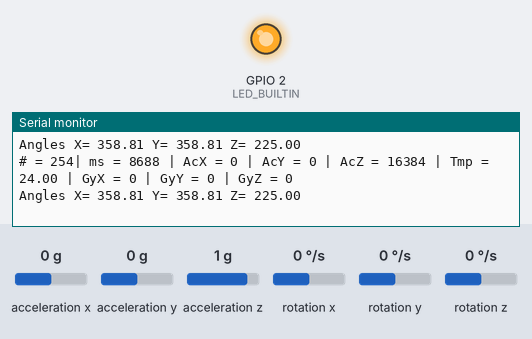
This sketch was run on a simulated ESP8266 (Wemos D1 mini). Shown: output pins drawn as LEDs (lit = HIGH, except the on-board LED, lit = LOW), the last lines printed to the serial monitor. Wiring (inferred from the names in the program): MPU-6050 motion sensor at I2C address 0x68. The test bench sets the inputs (shaded band); at power-on: rotation y 0 °/s, acceleration x 0 g, acceleration y 0 g, acceleration z 1 g, rotation x 0 °/s, rotation z 0 °/s. WiFi joins after 1.5 s; servers stay silent unless stated.

Above: at 8.7 s.
8.8 s: rotation y set to 6 °/s
At 9.5 s:
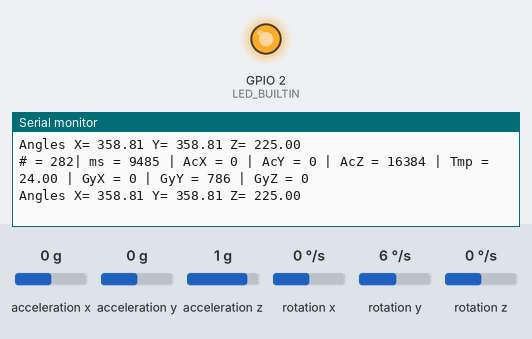
10.3 s: rotation y set to 9 °/s
At 11.0 s:
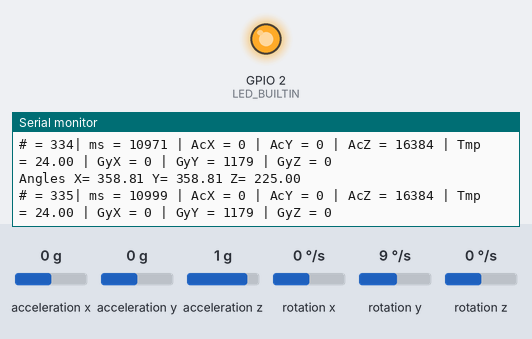

Measured:
- the behaviour switches between 7 and 8 °/s on rotation y (found by bisection; images 1 and 2)

The sketch:

MPU6050-udp-telemetry.ino
```cpp
#include <ESP8266WiFi.h>
#include <WiFiUdp.h>
#include <WiFiServer.h>
#include <WiFiClient.h>
#include<Wire.h>

//#include <UbidotsMicroESP8266.h>
//#define TOKEN "XXXXXXXXXXXXXXXXXXXXXX" // Put here your Ubidots TOKEN
char * ssid = "OpenWrt"; // Put your WiFi SSID here
char * pass = "oW329bTdVmYJ"; // Put your Wifi Password here
//Ubidots client(TOKEN);

const int MPU_addr = 0x68; // I2C address of the MPU-6050

WiFiUDP udp;
boolean wifiConnected = false;
//int16_t AcX, AcY, AcZ, Tmp, GyX, GyY, GyZ;
IPAddress ip (10,1,1,110); // the remote IP address
const unsigned int port = 12345;      // port to send UDP packets
int status = WL_IDLE_STATUS;
uint32_t counter;

int minVal=265; int maxVal=402;

struct MPUtelemetry {
  char magic[5];
  unsigned long counter;
  unsigned long ms;
  int16_t AcX, AcY, AcZ, Tmp, GyX, GyY, GyZ;
};

MPUtelemetry tm = {"tele",0,0,0,0,0,0,0,0};

void setup() {
  //client.wifiConnection(WIFISSID, PASSWORD);
  pinMode(LED_BUILTIN, OUTPUT);

  Wire.begin();
  Wire.beginTransmission(MPU_addr);
  Wire.write(0x6B); // PWR_MGMT_1 register
  Wire.write(0); // set to zero (wakes up the MPU-6050)
  Wire.endTransmission(true);

  Serial.begin(115200);

  Serial.print("Packet size: ");
  Serial.println(sizeof(MPUtelemetry));

// Connect to WiFi network
  Serial.println();
  Serial.println();
  Serial.print("Connecting to ");
  Serial.println(ssid);

  WiFi.begin(ssid, pass);

  while (WiFi.status() != WL_CONNECTED) {
    delay(500);
    Serial.print(".");
  }
  Serial.println("");
  Serial.println("WiFi connected");

  Serial.println("\nStarting connection to server...");
  // if you get a connection, report back via serial:
  udp.begin(port);
  counter = 0;
}

void loop() {
  Wire.beginTransmission(MPU_addr);
  Wire.write(0x3B); // starting with register 0x3B (ACCEL_XOUT_H)
  Wire.endTransmission(false);
  Wire.requestFrom(MPU_addr, 14, true); // request a total of 14 registers
  tm.AcX = Wire.read() << 8 | Wire.read(); // 0x3B (ACCEL_XOUT_H) & 0x3C (ACCEL_XOUT_L)
  tm.AcY = Wire.read() << 8 | Wire.read(); // 0x3D (ACCEL_YOUT_H) & 0x3E (ACCEL_YOUT_L)
  tm.AcZ = Wire.read() << 8 | Wire.read(); // 0x3F (ACCEL_ZOUT_H) & 0x40 (ACCEL_ZOUT_L)
  tm.Tmp = Wire.read() << 8 | Wire.read(); // 0x41 (TEMP_OUT_H) & 0x42 (TEMP_OUT_L)
  tm.GyX = Wire.read() << 8 | Wire.read(); // 0x43 (GYRO_XOUT_H) & 0x44 (GYRO_XOUT_L)
  tm.GyY = Wire.read() << 8 | Wire.read(); // 0x45 (GYRO_YOUT_H) & 0x46 (GYRO_YOUT_L)
  tm.GyZ = Wire.read() << 8 | Wire.read(); // 0x47 (GYRO_ZOUT_H) & 0x48 (GYRO_ZOUT_L)

  Serial.print("# = "); Serial.print(counter);
  Serial.print("| ms = "); Serial.print(millis());
  //Serial.print(" | Packet size: ");
  //Serial.print(sizeof(MPUtelemetry));
  Serial.print(" | AcX = "); Serial.print(tm.AcX);
  Serial.print(" | AcY = "); Serial.print(tm.AcY);
  Serial.print(" | AcZ = "); Serial.print(tm.AcZ);
  Serial.print(" | Tmp = "); Serial.print(tm.Tmp / 340.00 + 36.53); //equation for temperature in degrees C from datasheet
  Serial.print(" | GyX = "); Serial.print(tm.GyX);
  Serial.print(" | GyY = "); Serial.print(tm.GyY);
  Serial.print(" | GyZ = "); Serial.println(tm.GyZ);
  tm.counter = counter;
  counter++;

  //Wire.beginTransmission(MPU_addr); Wire.write(0x3B); Wire.endTransmission(false); Wire.requestFrom(MPU_addr,14,true); AcX=Wire.read()<<8|Wire.read(); AcY=Wire.read()<<8|Wire.read(); AcZ=Wire.read()<<8|Wire.read();
  int xAng = map(tm.AcX,minVal,maxVal,-90,90);
  int yAng = map(tm.AcY,minVal,maxVal,-90,90);
  int zAng = map(tm.AcZ,minVal,maxVal,-90,90);

  double x; double y; double z;
  x= RAD_TO_DEG * (atan2(-yAng, -zAng)+PI);
  y= RAD_TO_DEG * (atan2(-xAng, -zAng)+PI);
  z= RAD_TO_DEG * (atan2(-yAng, -xAng)+PI);

  Serial.print("Angles X= "); Serial.print(x);
  Serial.print(" Y= "); Serial.print(y);
  Serial.print(" Z= "); Serial.println(z);

  //Serial.println(AcX);

  //client.add("Tilt", AcX);
  //client.sendAll(true);
  tm.ms = millis();
  //char *message = "Hello from wemos D1 mini!";
  udp.beginPacket(ip,port);
  udp.write((char *)&tm, sizeof(tm));
  udp.endPacket();

  delay(20);
}


void printWifiStatus() {
  // print the SSID of the network you're attached to:
  Serial.print("SSID: ");
  Serial.println(WiFi.SSID());

  // print your WiFi shield's IP address:
  IPAddress ip = WiFi.localIP();
  Serial.print("IP Address: ");
  Serial.println(ip);

  // print the received signal strength:
  long rssi = WiFi.RSSI();
  Serial.print("signal strength (RSSI):");
  Serial.print(rssi);
  Serial.println(" dBm");
}
```
